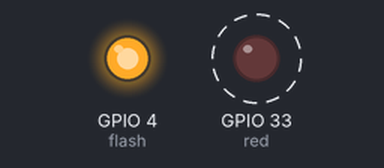
The program below on a simulated ESP32 board running MicroPython. Parts: output pins drawn as LEDs (lit = HIGH). Dashed ring = blinking.

Above: at 0.7 s.
At 3.1 s:
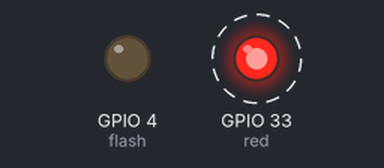
Timing chart, 0 to 3.7 s (numbered marks = the images above):
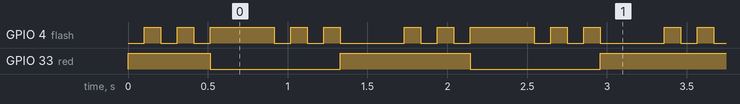

Measured:
- by itself, GPIO 33 (red): alternates HIGH for 0.81 s and LOW for 0.81 s
- by itself, GPIO 4 (flash): repeats every 1.6 s: LOW 0.10 s, HIGH 0.10 s, LOW 0.10 s, HIGH 0.40 s, 2 × (LOW 0.10 s, HIGH 0.10 s), LOW 0.40 s, HIGH 0.10 s
- by itself, everything shown: repeats every 1.6 s, in 10 steps

The program:

c2c_slow_task.py
```python
from machine import Pin
import time

flash = Pin(4, Pin.OUT, value=0)
red = Pin(33, Pin.OUT, value=1)

time_cnt = 0

def timer_100ms():
    flash.value(not flash.value())

def timer_500ms():
    red.value(not red.value())
    time.sleep_ms(300)  # 이 함수가 300ms 걸리는 일을 한다고 가정


while True:
    time.sleep_ms(1)
    time_cnt += 1

    if time_cnt % 100 == 0:
        timer_100ms()

    if time_cnt % 500 == 0:
        timer_500ms()
```
